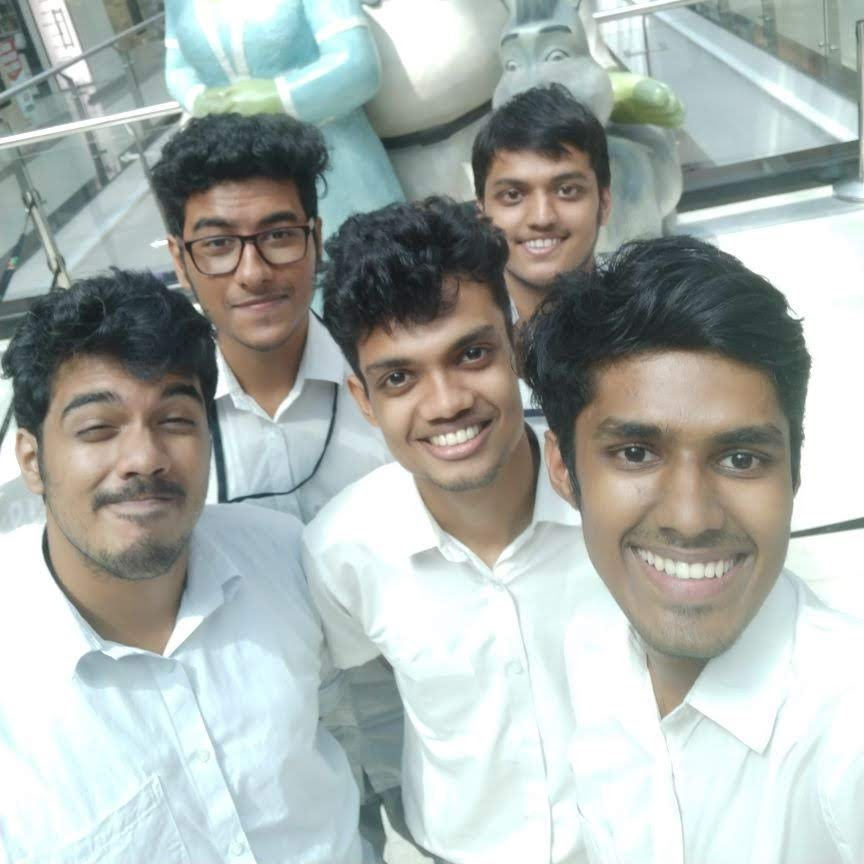
#> input picture test.jpg, 864 x 864 px
$ python detect_face_image.py
#> lines starting #> are read from the running program, lines starting #| are printed output that depends on the picture; after the words box and inside, x2 and y2 are one past the last pixel; in counts of white or black regions, pixels touching at a corner belong together
import cv2
import sys


# Load the cascade
face_cascade = cv2.CascadeClassifier('haarcascade_frontalface_default.xml')

# Read the input image
img = cv2.imread('test.jpg')
#> img is the input picture: shape (864, 864, 3); mean B, G, R 172.8, 176.6, 169.7

# Convert into grayscale
gray = cv2.cvtColor(img, cv2.COLOR_BGR2GRAY)
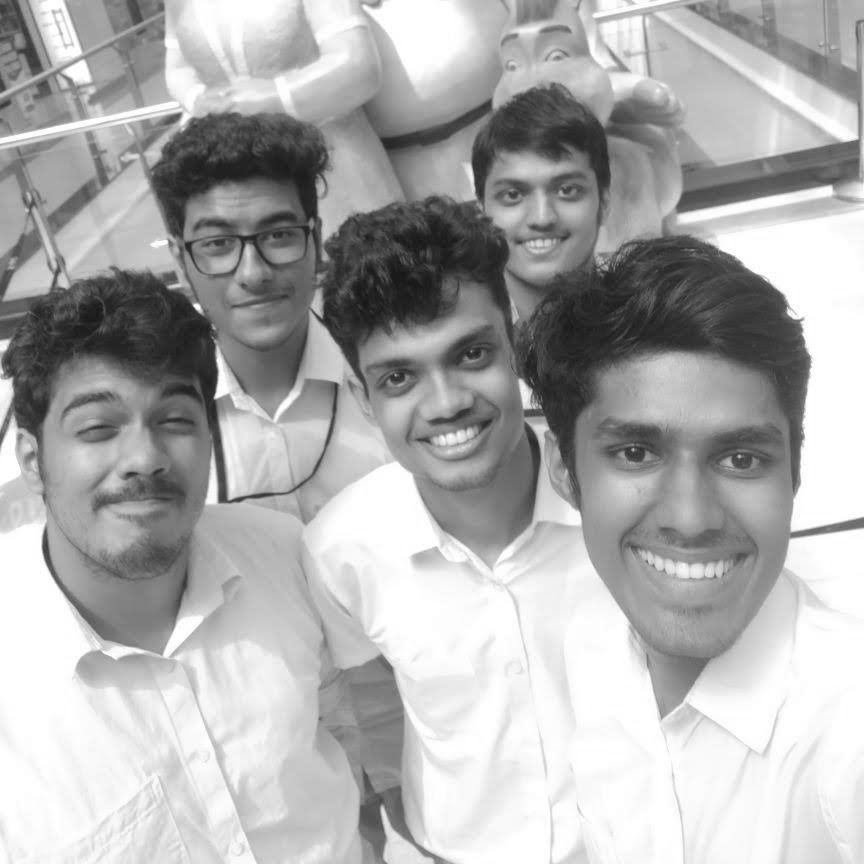
#> gray: shape (864, 864); min 20, max 255, mean 174.1

# Detect faces
faces = face_cascade.detectMultiScale(gray, 1.1, 4)
#> faces = [[472, 138, 137, 137], [166, 172, 168, 168], [33, 343, 208, 208], [336, 289, 208, 208], [545, 346, 277, 277]]

# Draw rectangle around the faces
for (x, y, w, h) in faces:
    cv2.rectangle(img, (x, y), (x + w, y + h), (255, 0, 0), 2)
#> this loop made 5 passes
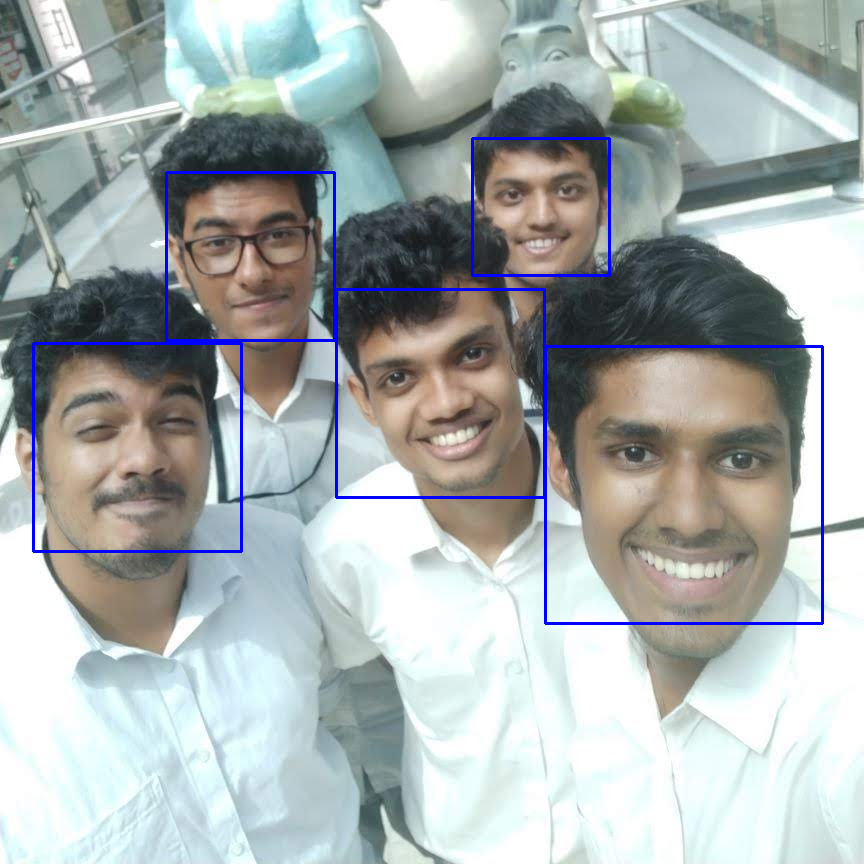
#> img: shape (864, 864, 3); 1.55% of pixels changed, all inside (x1, y1, x2, y2) = (32, 137, 824, 625)

# Display the output
cv2.imshow('img', img)
cv2.waitKey()

$ run again, with ak.jpg copied over test.jpg
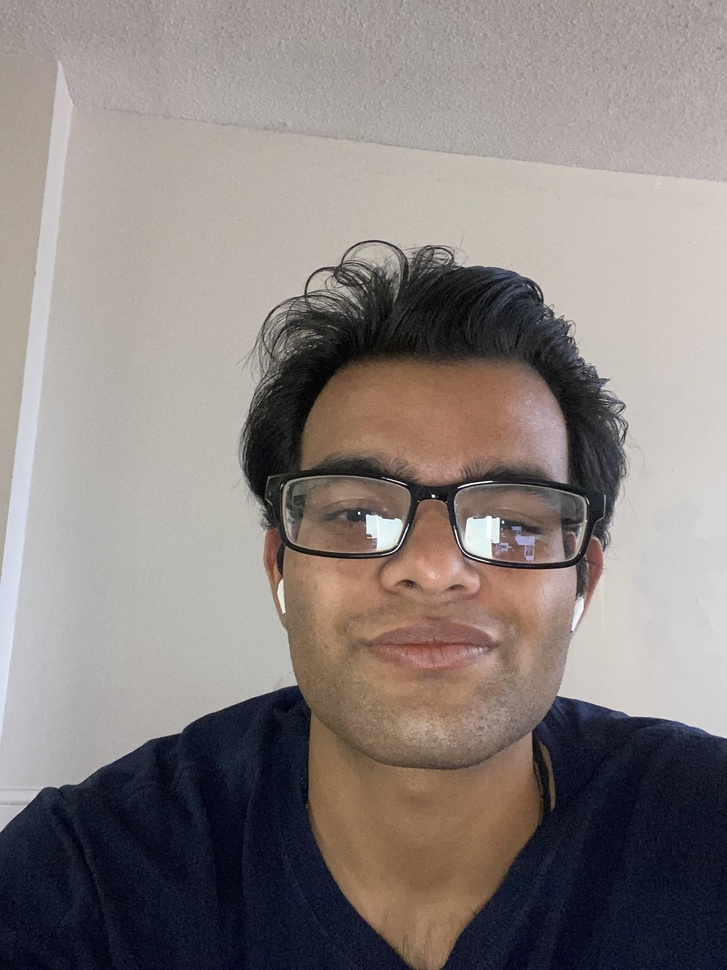
#> input picture ak.jpg, 727 x 970 px, shrunk from 2316 x 3088 before the run
#> img is the input picture: shape (970, 727, 3); mean B, G, R 125.8, 128.3, 136.8
#> `gray = cv2.cvtColor(img, cv2.COLOR_BGR2GRAY)`:
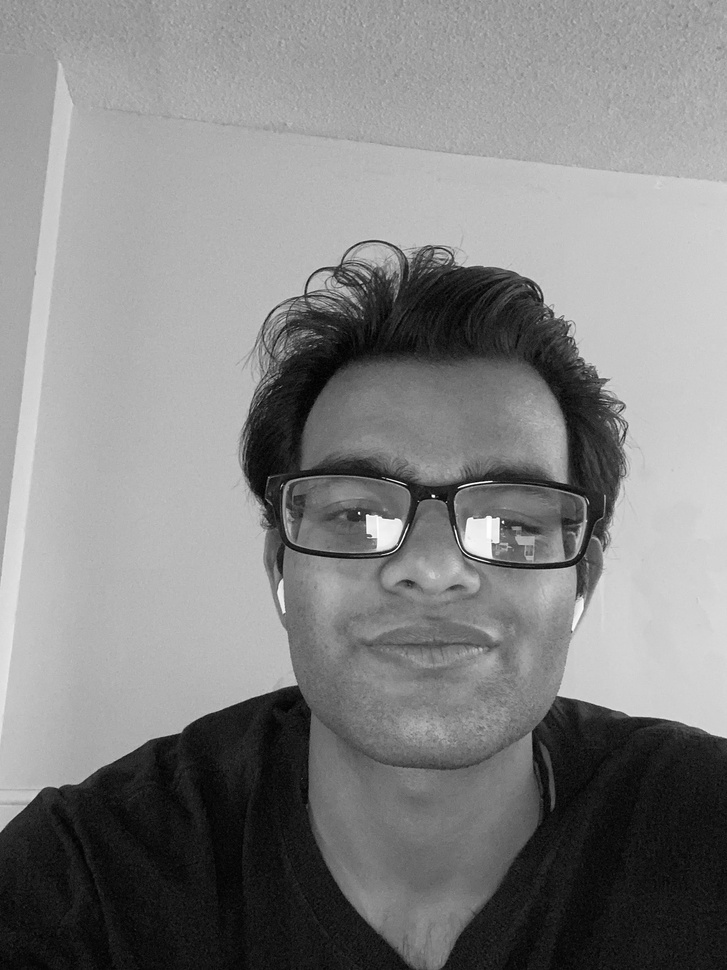
#> gray: shape (970, 727); min 0, max 255, mean 130.6
#> faces = [[287, 667, 260, 260], [240, 355, 378, 378]]
#> the loop `for (x, y, w, h) in faces:` made 2 passes
#> after the loop `for (x, y, w, h) in faces:`:
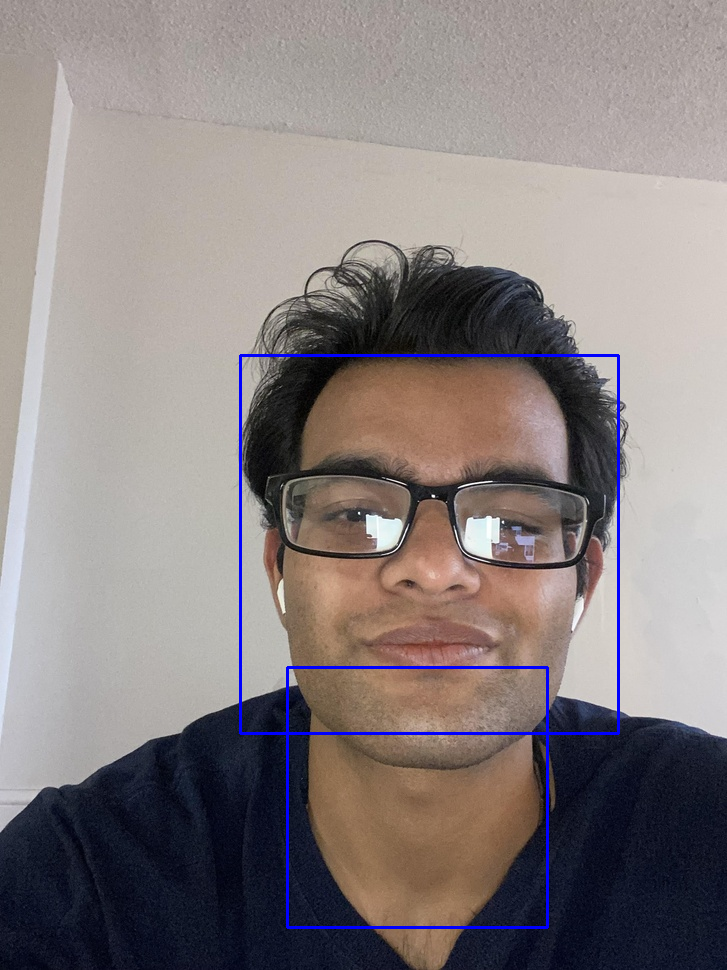
#> img: shape (970, 727, 3); 1.08% of pixels changed, all inside (x1, y1, x2, y2) = (239, 354, 620, 929)

$ run again, with bi.jpg copied over test.jpg
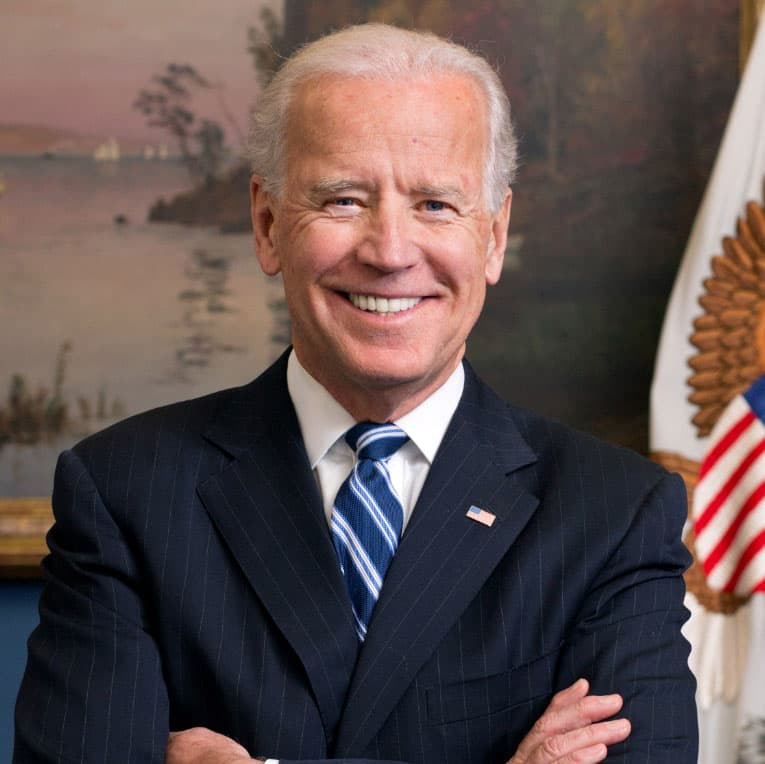
#> input picture bi.jpg, 765 x 764 px
#> img is the input picture: shape (764, 765, 3); mean B, G, R 79.3, 81.1, 97.3
#> `gray = cv2.cvtColor(img, cv2.COLOR_BGR2GRAY)`:
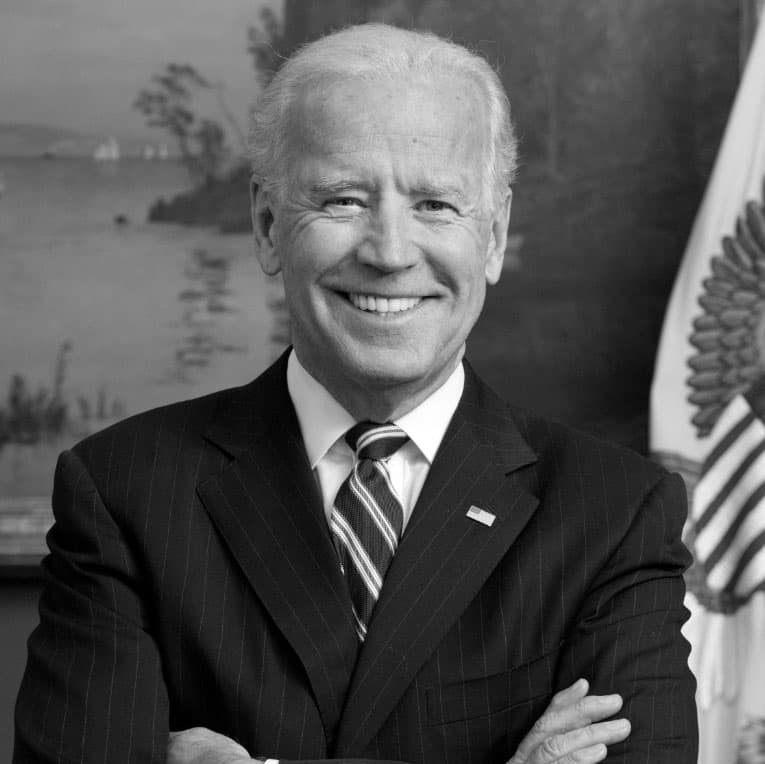
#> gray: shape (764, 765); min 0, max 255, mean 85.8
#> faces = [[673, 384, 51, 51], [269, 100, 253, 253]]
#> the loop `for (x, y, w, h) in faces:` made 2 passes
#> after the loop `for (x, y, w, h) in faces:`:
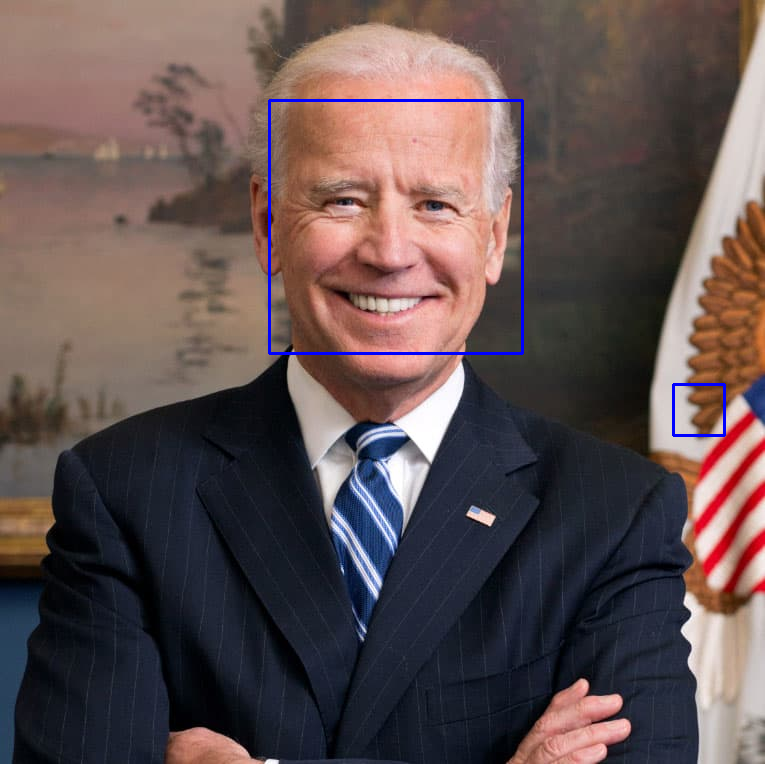
#> img: shape (764, 765, 3); 0.62% of pixels changed, all inside (x1, y1, x2, y2) = (268, 99, 726, 437)
